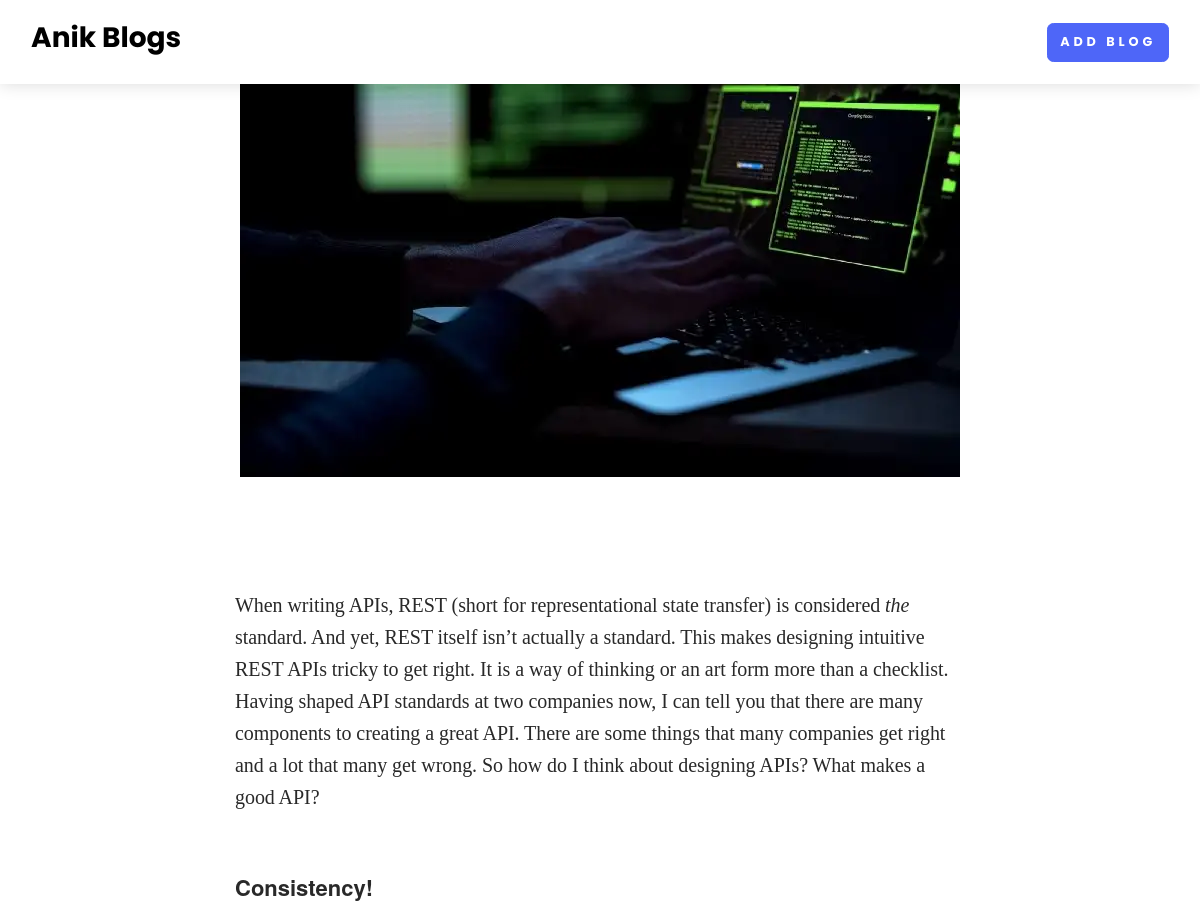
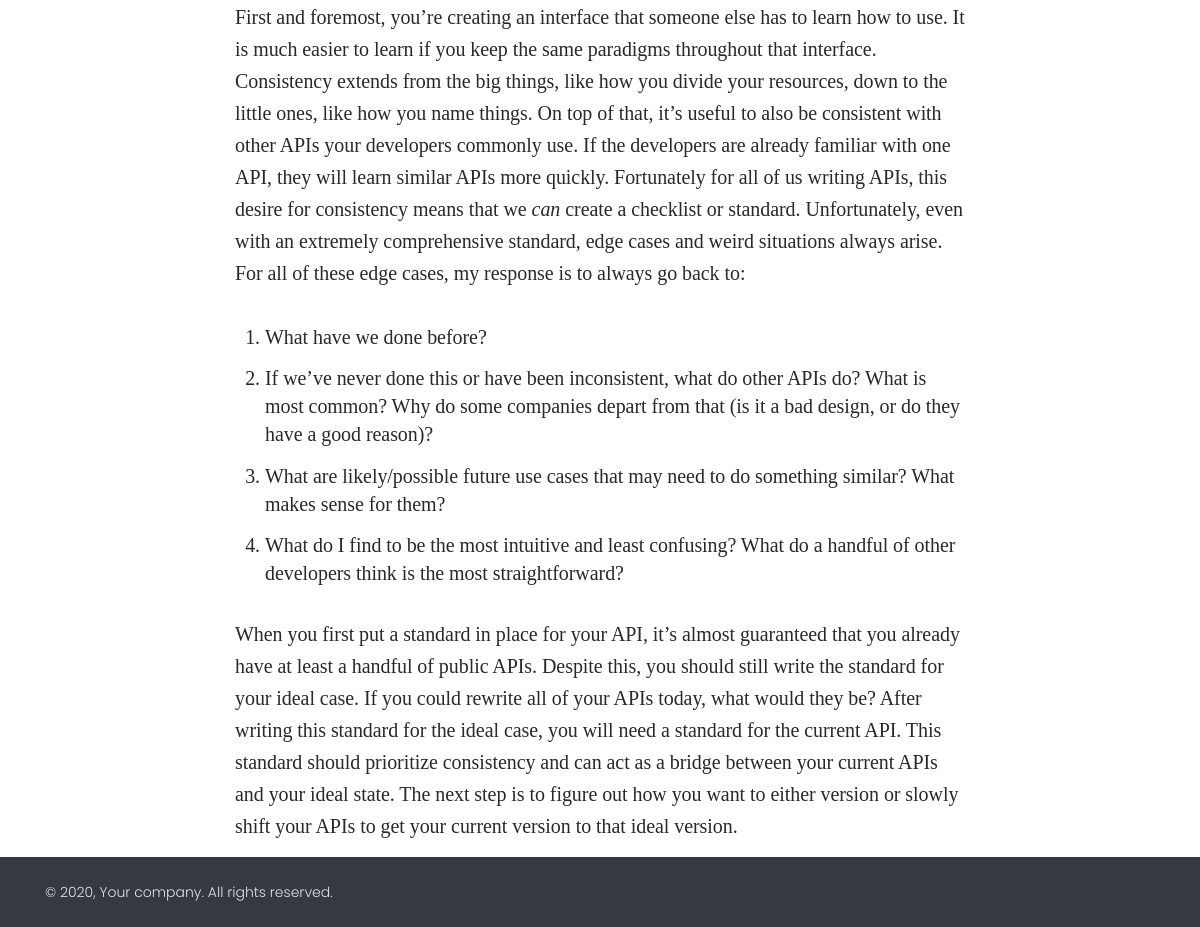
The page /blog-detail/the-art-of-writing-amazing-rest-apis on the database its author committed (2 pictures, top to bottom).
### home/models.py (models this page shows, shortened)
class BlogModel(models.Model):
    title = models.CharField(max_length=1000)
    content = FroalaField()
    slug = models.SlugField(max_length=1000, null=True, blank= True)
    user = models.ForeignKey(User, blank=True, null= True, on_delete=models.CASCADE)
    image = models.ImageField(upload_to='uploads/froala_editer/images')
    created_at = models.DateTimeField(auto_now_add=True)
    updated_at = models.DateTimeField(auto_now=True)
    approved = models.BooleanField('Approved',default=False)

### home/views.py (the view)
# urls.py: path('blog-detail/<slug>', blog_detail, name="blog_detail"),
def blog_detail(request, slug):
    context = {}
    try:
        blog_obj = BlogModel.objects.filter(slug = slug).first()
        context['blog_obj'] = blog_obj
    except Exception as e:
        print(e)
    return render(request, 'blog_detail.html', context)

### home/templates/blog_detail.html
{% extends "base.html" %}
{% block start %}
<section>
    <div class="container">
        <div class="row text-center">
            <div class="col-xl-10 mx-auto"><img class="img-fluid mb-5"
                    src="/media/{{blog_obj.image}}"
                    alt=""></div>
        </div>
        <div class="row">
            <div class="col-xl-8 col-lg-10 mx-auto my-4">
                <div class="text-content">
                    {{blog_obj.content|safe}}
                </div>
            </div>
        </div>
    </div>
</section>
{% endblock %}

### rows shown on the page
BlogModel: image (picture), content "When writing APIs, REST (short for representational state transfer) is considered the standard. And yet, REST itself isn’t actually a standard. This makes designing intuitive REST APIs tricky to get right. It is a way of thinking or an art form more than a checklist. Having shaped API standards at two companies now, I can tell you that there are many components to creating a great API. There are some things that many companies get right and a lot that many get wrong. So how do I think about designing APIs? What makes a good API? Consistency! First and foremost, you’re creating an interface that someone else has to learn how to use. It is much easier to learn if you keep the same paradigms…"
